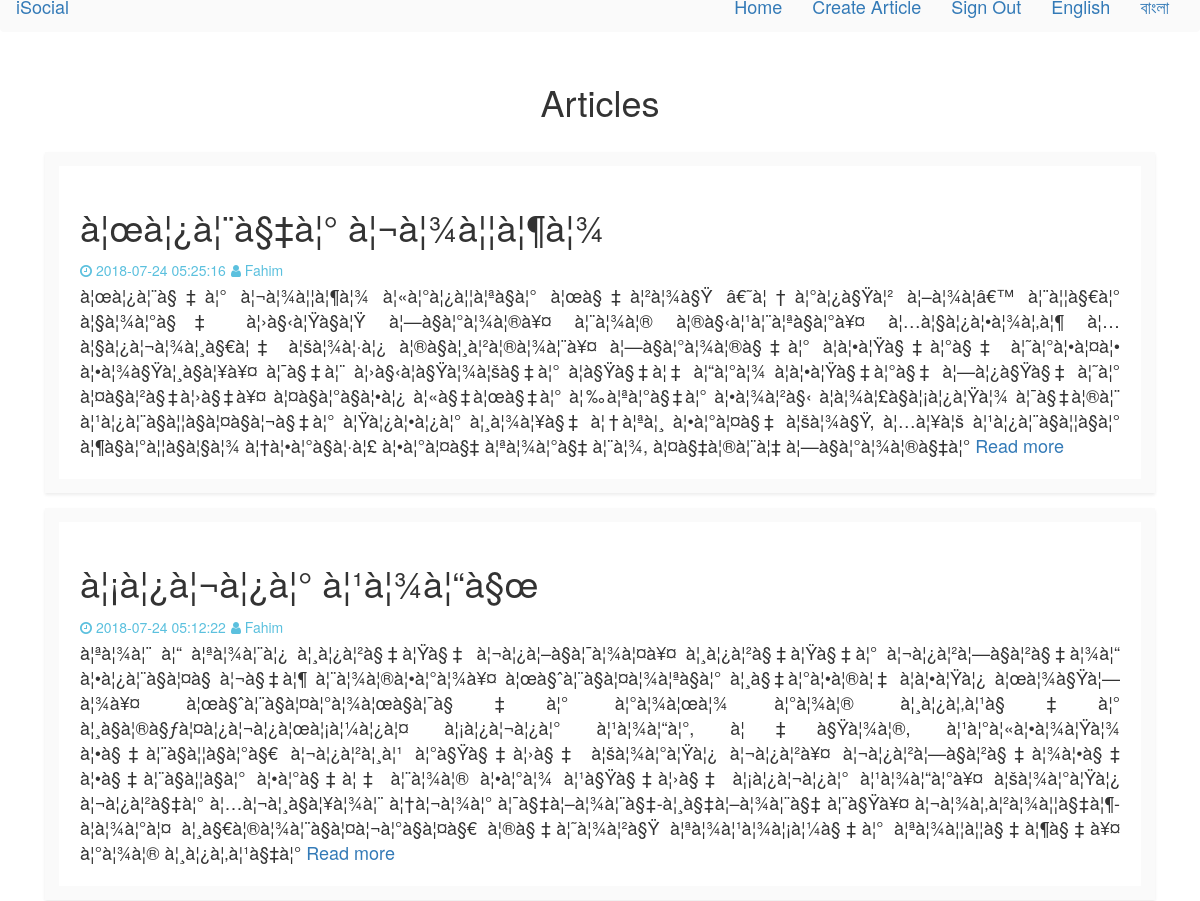
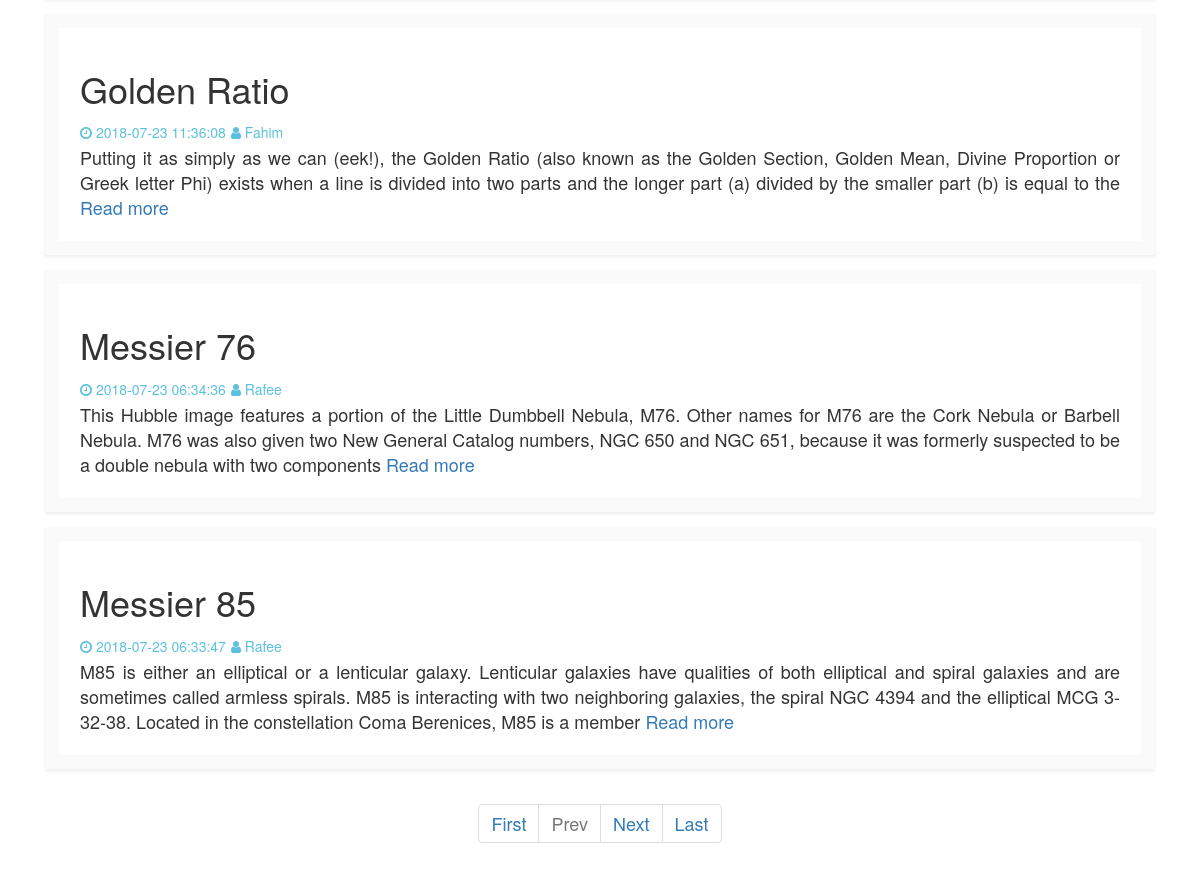
The app's page /views/index.php (signed in) with its own data (2 pictures, top to bottom).
### tables this page shows
CREATE TABLE `articles` (
  `id` int(10) UNSIGNED NOT NULL,
  `created_at` timestamp NOT NULL DEFAULT CURRENT_TIMESTAMP,
  `title` varchar(100) NOT NULL,
  `description` longtext NOT NULL,
  `user_id` int(10) UNSIGNED NOT NULL
);

CREATE TABLE `users` (
  `id` int(10) UNSIGNED NOT NULL,
  `email` varchar(100) NOT NULL,
  `password` varchar(100) NOT NULL,
  `name` varchar(100) NOT NULL,
  `_token` varchar(200) NOT NULL
);

### views/index.php (the view, shortened to what this page needs)
<?php
require_once('../dbconnection.php');
?>
    <!DOCTYPE html>
    <html>
    <head>
        <link rel="stylesheet" href="../css/style.css">
        <link rel="stylesheet" href="../css/bootstrap.min.css">
        <link rel="stylesheet" href="https://cdnjs.cloudflare.com/ajax/libs/font-awesome/4.7.0/css/font-awesome.min.css">
    </head>
    <body>
    <?php if(isset($_SESSION["ln"])){
        include('menu_bn.php');
    }
    else include('menu.php');
    ?>
    <div class="container">
        <div class="main">
            <div class="col-md-12">
                <h1 class="header">
                    <?php
                    if(isset($_SESSION["ln"])){
                        echo "আর্টিকেল সমূহ";
                    }
                    else echo "Articles";
                    ?>
                </h1>
                <?php
                if (isset($_GET['pageno'])) {
                    $pageno = $_GET['pageno'];
                } else {
                    $pageno = 1;
                }
                $no_of_records_per_page = 5;
                $offset = ($pageno-1) * $no_of_records_per_page;
                $total_pages_sql = "SELECT COUNT(*) FROM articles";
                $result = $conn->query($total_pages_sql);
                $total_rows = mysqli_fetch_array($result)[0];
                $total_pages = ceil($total_rows / $no_of_records_per_page);
                $query = "SELECT articles.*,users.name FROM articles,users WHERE articles.user_id = users.id ORDER BY articles.id DESC LIMIT $offset, $no_of_records_per_page";
                $result = $conn->query($query);
                    while($article = mysqli_fetch_assoc($result)) {?>
                        <div class="col-md-12 article">
                            <h1 class="title">
                               <?php echo $article["title"];?>
                            </h1>
                            <div class="article-info">
                                <span><i class="fa fa-clock-o"></i> <?php echo $article["created_at"];?></span>
                                <span><i class="fa fa-user"></i><?php echo ucwords($article["name"]);?></span>
                            </div>
                            <div>
                                <?php
                                $words = explode(" ",$article["description"]);
                                if(sizeof($words)>50) $limit = 50;
                                else $limit = sizeof($words);
                                for($i = 0; $i<$limit; $i++){
                                    echo $words[$i]." ";
                                }?>
                                <a href="article.php?id=<?php echo $article["id"];?>">
                                    <?php
                                    if(isset($_SESSION["ln"])){
                                        echo "আরও পড়ুন";
                                    }
                                    else echo "Read more";
                                    ?>
                                </a>
                            </div>
                        </div>
                        <?php
                    }
                    ?>
                <div class="col-md-12">
                    <center>
                        <ul class="pagination">
                            <li><a href="?pageno=1">
                                    <?php
                                    if(isset($_SESSION["ln"])){
                                        echo "প্রথম";
                                    }
                                    else echo "First";
                                    ?>
                                </a></li>
                            <li class="<?php if($pageno <= 1){ echo 'disabled'; } ?>">
                                <a href="<?php if($pageno <= 1){ echo '#'; } else { echo "?pageno=".($pageno - 1); } ?>">
                                    <?php
                                    if(isset($_SESSION["ln"])){
                                        echo "পূর্ববর্তী";
                                    }
                                    else echo "Prev";
                                    ?>
                                </a>
                            </li>
                            <li class="<?php if($pageno >= $total_pages){ echo 'disabled'; } ?>">
                                <a href="<?php if($pageno >= $total_pages){ echo '#'; } else { echo "?pageno=".($pageno + 1); } ?>">
                                    <?php
                                    if(isset($_SESSION["ln"])){
                                        echo "পরবর্তী";
                                    }
                                    else echo "Next";
                                    ?>
                                </a>
                            </li>
                            <li><a href="?pageno=<?php echo $total_pages; ?>">
                                    <?php
                                    if(isset($_SESSION["ln"])){
                                        echo "শেষ";
                                    }
                                    else echo "Last";
                                    ?>
                                </a></li>
                        </ul>
                    </center>
                </div>
            </div>
        </div>
    </div>
    </body>
    </html>

### views/menu.php (shortened to what this page needs)
<nav class="navbar navbar menu">
    <div class="container-fluid">
        <div class="navbar-header">
            <a class="navbar-brand" href="index.php">iSocial</a>
        </div>
        <div class="collapse navbar-collapse">
            <ul class="nav navbar-nav navbar-right" id="nav_navbar-nav_navbar-right" style="text-align:right;">
                <li><a href="index.php">Home</a></li>
                <?php
                if(isset($_SESSION['token']) && $_SESSION['logged_in_to'] == "isocial.com"){
                    ?>
                    <li><a href="createArticle.php">Create Article</a></li>
                    <li><a href="../controllers/signout.php">Sign Out</a></li>
                    <?php
                }else{?>
                    <li><a href="login.php">Sign In</a></li>
                    <li><a href="registration.php">Create Account</a></li>
                    <?php
                }
                ?>
                <li><a href="../controllers/changeLanguage.php?ln=en">English</a></li>
                <li><a href="../controllers/changeLanguage.php?ln=bn">বাংলা</a></li>
            </ul>
        </div>
    </div>
</nav>

### css/style.css (style rules this page uses)
.header { margin:0px 0px 30px 0px; text-align: center; }
div,p { text-align: justify; font-size: 18px; }
.main .article { background-color: #ffffff; padding: 1.5em; border-color: #EDEDED; box-shadow: 0px 2px 3px #EDEDED; margin-bottom: 15px; line-height: 25px; border: 1em solid rgba(238, 238, 238, 0.31); font-size: 14px; }
.comment p,span { font-size: 14px; }
.menu { background-color: rgba(238, 238, 238, 0.31); margin-top: -20px; }
.article-info span { color: #5bc0de; }

### records on screen
articles: title "à¦œà¦¿à¦¨à§‡à¦° à¦¬à¦¾à¦¦à¦¶à¦¾", created_at "2018-07-24 05:25:16", user.name "Fahim", i "à¦œà¦¿à¦¨à§‡à¦°", i "à¦¬à¦¾à¦¦à¦¶à¦¾", i "à¦«à¦°à¦¿à¦¦à¦ªà§à¦°", i "à¦œà§‡à¦²à¦¾à§Ÿ", i "â€˜à¦†à¦°à¦¿à§Ÿà¦²", i "à¦–à¦¾à¦â€™", i "à¦¨à¦¦à§€à¦°", i "à¦§à¦¾à¦°à§‡", i "à¦›à§‹à¦Ÿà§à¦Ÿ", i "à¦—à§à¦°à¦¾à¦®à¥¤", i "à¦¨à¦¾à¦®", i "à¦®à§‹à¦¹à¦¨à¦ªà§à¦°à¥¤", i "à¦…à¦§à¦¿à¦•à¦¾à¦‚à¦¶", i "à¦…à¦§à¦¿à¦¬à¦¾à¦¸à§€à¦‡", i "à¦šà¦¾à¦·à¦¿", i "à¦®à§à¦¸à¦²à¦®à¦¾à¦¨à¥¤", i "à¦—à§à¦°à¦¾à¦®à§‡à¦°", i "à¦à¦•à¦Ÿà§‡à¦°à§‡", i "à¦˜à¦°à¦•à¦¤à¦•", i "à¦•à¦¾à§Ÿà¦¸à§à¦¥à¥¤", i "à¦¯à§‡à¦¨", i "à¦›à§‹à¦à§Ÿà¦¾à¦šà§‡à¦°", i "à¦­à§Ÿà§‡à¦‡", i "à¦“à¦°à¦¾", i "à¦—à¦¿à§Ÿà§‡", i "à¦˜à¦°", i "à¦¤à§à¦²à§‡à¦›à§‡à¥¤", i "à¦¤à§à¦°à§à¦•à¦¿", i "à¦«à§‡à¦œà§‡à¦°", i "à¦‰à¦ªà¦°à§‡à¦°", i "à¦•à¦¾à¦²à§‹", i "à¦à¦¾à¦£à§à¦¡à¦¿à¦Ÿà¦¾", i "à¦¯à§‡à¦®à¦¨", i "à¦¹à¦¿à¦¨à§à¦¦à§à¦¤à§à¦¬à§‡à¦°", i "à¦Ÿà¦¿à¦•à¦¿à¦°", i "à¦¸à¦¾à¦¥à§‡", i "à¦†à¦ªà¦¸", i "à¦•à¦°à¦¤à§‡", i "à¦šà¦¾à§Ÿ,", i "à¦…à¦¥à¦š", i "à¦¹à¦¿à¦¨à§à¦¦à§à¦°", i "à¦¶à§à¦°à¦¦à§à¦§à¦¾", i "à¦†à¦•à¦°à§à¦·à¦£", i "à¦ªà¦¾à¦°à§‡", i "à¦¨à¦¾,", i "à¦¤à§‡à¦®à¦¨à¦‡"
articles: title "à¦¡à¦¿à¦¬à¦¿à¦° à¦¹à¦¾à¦“à§œ", created_at "2018-07-24 05:12:22", user.name "Fahim", i "à¦ªà¦¾à¦¨", i "à¦“", i "à¦ªà¦¾à¦¨à¦¿", i "à¦¸à¦¿à¦²à§‡à¦Ÿà§‡", i "à¦¬à¦¿à¦–à§à¦¯à¦¾à¦¤à¥¤", i "à¦¸à¦¿à¦²à§‡à¦Ÿà§‡à¦°", i "à¦¬à¦¿à¦²à¦—à§à¦²à§‡à¦¾à¦“", i "à¦•à¦¿à¦¨à§à¦¤à§", i "à¦¬à§‡à¦¶", i "à¦¨à¦¾à¦®à¦•à¦°à¦¾à¥¤", i "à¦œà§ˆà¦¨à§à¦¤à¦¾à¦ªà§à¦°", i "à¦¸à§‡à¦°à¦•à¦®à¦‡", i "à¦à¦•à¦Ÿà¦¿", i "à¦œà¦¾à§Ÿà¦—à¦¾à¥¤", i "à¦œà§ˆà¦¨à§à¦¤à¦°à¦¾à¦œà§à¦¯à§‡à¦°", i "à¦°à¦¾à¦œà¦¾", i "à¦°à¦¾à¦®", i "à¦¸à¦¿à¦‚à¦¹à§‡à¦°", i "à¦¸à§à¦®à§ƒà¦¤à¦¿à¦¬à¦¿à¦œà¦¡à¦¼à¦¿à¦¤", i "à¦¡à¦¿à¦¬à¦¿à¦°", i "à¦¹à¦¾à¦“à¦°,", i "à¦‡à§Ÿà¦¾à¦®,", i "à¦¹à¦°à¦«à¦•à¦¾à¦Ÿà¦¾", i "à¦•à§‡à¦¨à§à¦¦à§à¦°à§€", i "à¦¬à¦¿à¦²à¦¸à¦¹", i "à¦°à§Ÿà§‡à¦›à§‡", i "à¦šà¦¾à¦°à¦Ÿà¦¿", i "à¦¬à¦¿à¦²à¥¤", i "à¦¬à¦¿à¦²à¦—à§à¦²à§‡à¦¾à¦•à§‡", i "à¦•à§‡à¦¨à§à¦¦à§à¦°", i "à¦•à¦°à§‡à¦‡", i "à¦¨à¦¾à¦®", i "à¦•à¦°à¦¾", i "à¦¹à§Ÿà§‡à¦›à§‡", i "à¦¹à¦¾à¦“à¦°à¥¤", i "à¦¬à¦¿à¦²à§‡à¦°", i "à¦…à¦¬à¦¸à§à¦¥à¦¾à¦¨", i "à¦†à¦¬à¦¾à¦°", i "à¦¯à§‡à¦–à¦¾à¦¨à§‡-à¦¸à§‡à¦–à¦¾à¦¨à§‡", i "à¦¨à§Ÿà¥¤", i "à¦¬à¦¾à¦‚à¦²à¦¾à¦¦à§‡à¦¶-à¦­à¦¾à¦°à¦¤", i "à¦¸à§€à¦®à¦¾à¦¨à§à¦¤à¦¬à¦°à§à¦¤à§€", i "à¦®à§‡à¦˜à¦¾à¦²à§Ÿ", i "à¦ªà¦¾à¦¹à¦¾à¦¡à¦¼à§‡à¦°", i "à¦ªà¦¾à¦¦à¦¦à§‡à¦¶à§‡à¥¤"
articles: title "Golden Ratio", created_at "2018-07-23 11:36:08", user.name "Fahim", i "Putting", i "it", i "as", i "simply", i "we", i "can", i "(eek!),", i "the", i "Golden", i "Ratio", i "(also", i "known", i "Section,", i "Mean,", i "Divine", i "Proportion", i "or", i "Greek", i "letter", i "Phi)", i "exists", i "when", i "a", i "line", i "is", i "divided", i "into", i "two", i "parts", i "and", i "longer", i "part", i "(a)", i "by", i "smaller", i "(b)", i "equal", i "to"
articles: title "Messier 76", created_at "2018-07-23 06:34:36", user.name "Rafee", i "This", i "Hubble", i "image", i "features", i "a", i "portion", i "of", i "the", i "Little", i "Dumbbell", i "Nebula,", i "M76.", i "Other", i "names", i "for", i "M76", i "are", i "Cork", i "Nebula", i "or", i "Barbell", i "Nebula.", i "was", i "also", i "given", i "two", i "New", i "General", i "Catalog", i "numbers,", i "NGC", i "650", i "and", i "651,", i "because", i "it", i "formerly", i "suspected", i "to", i "be", i "double", i "nebula", i "with", i "components"
articles: title "Messier 85", created_at "2018-07-23 06:33:47", user.name "Rafee", i "M85", i "is", i "either", i "an", i "elliptical", i "or", i "a", i "lenticular", i "galaxy.", i "Lenticular", i "galaxies", i "have", i "qualities", i "of", i "both", i "and", i "spiral", i "are", i "sometimes", i "called", i "armless", i "spirals.", i "interacting", i "with", i "two", i "neighboring", i "galaxies,", i "the", i "NGC", i "4394", i "MCG", i "3-32-38. Located", i "in", i "constellation", i "Coma", i "Berenices,", i "member"
